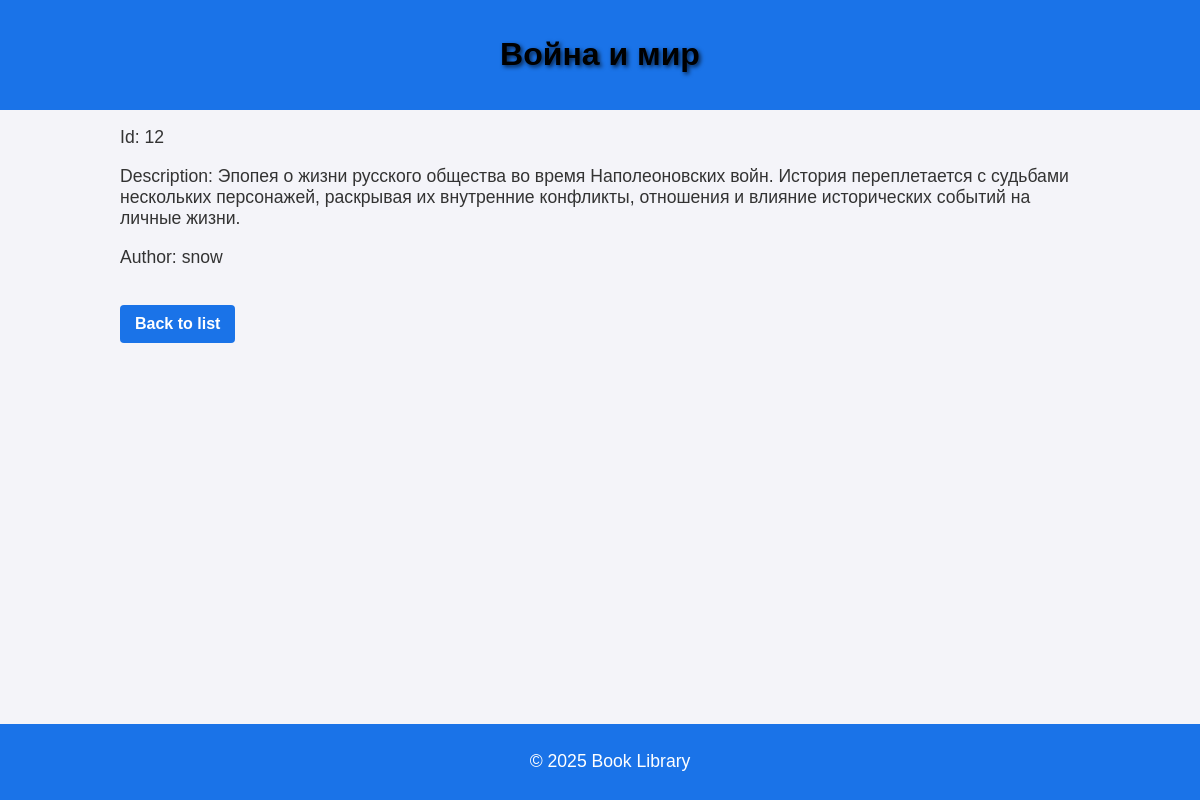
Page /book/12/ on the committed database.
### books/models.py (models this page shows, shortened)
class Book(models.Model):
    title = models.CharField(max_length=100)
    description = models.TextField()
    user = models.ForeignKey(User, on_delete=models.CASCADE)  # Ссылка на пользователя (автора)

### books/views.py (the view)
# urls.py: path('book/<int:id>/', views.book_detail, name='book_detail'),
def book_detail(request, id):
    book = Book.objects.get(id=id)
    return render(request, 'book_detail.html', {'book': book})

### books/templates/book_detail.html (shortened to what this page needs)
<!DOCTYPE html>
<html lang="en">
<head>
      {% load static %}
    <link rel="stylesheet" href="{% static 'css/styles.css' %}">
</head>
<body>
    <header>
        <h1>{{ book.title }}</h1>
    </header>
    <div class="container">
            <p>Id: {{ book.id }}</p>
            <p>Description: {{ book.description }}</p>
            <p>Author: {{ book.user.username }}</p>
            <a href="{% url 'book_list' %}">Back to list</a>
    </div>
    <footer>
        <p>&copy; 2025 Book Library</p>
    </footer>
</body>
</html>

### books/static/css/styles.css (style rules this page uses)
body { font-family: Arial, sans-serif; background-color: #f4f4f9; color: #333; margin: 0; padding: 0; }
h1, h2 { color: #000000; text-shadow: 2px 2px 4px rgba(0, 0, 0, 0.7); }
a { color: #1a73e8; text-decoration: none; }
header { background-color: #1a73e8; color: white; padding: 15px; text-align: center; }
footer { background-color: #1a73e8; color: white; text-align: center; padding: 10px; position: fixed; width: 100%; bottom: 0; }
.container { width: 80%; margin: 0 auto; }
.container a { display: inline-block; margin-top: 20px; background-color: #1a73e8; color: white; padding: 10px 15px; border-radius: 4px; text-decoration: none; font-weight: bold; }
p { font-size: 1.1em; }

### rows in the picture
Book: title "Война и мир", id "12", description "Эпопея о жизни русского общества во время Наполеоновских войн. История переплетается с судьбами нескольких персонажей, раскрывая их внутренние конфликты, отношения и влияние исторических событий на личные жизни.", user.username "snow"
